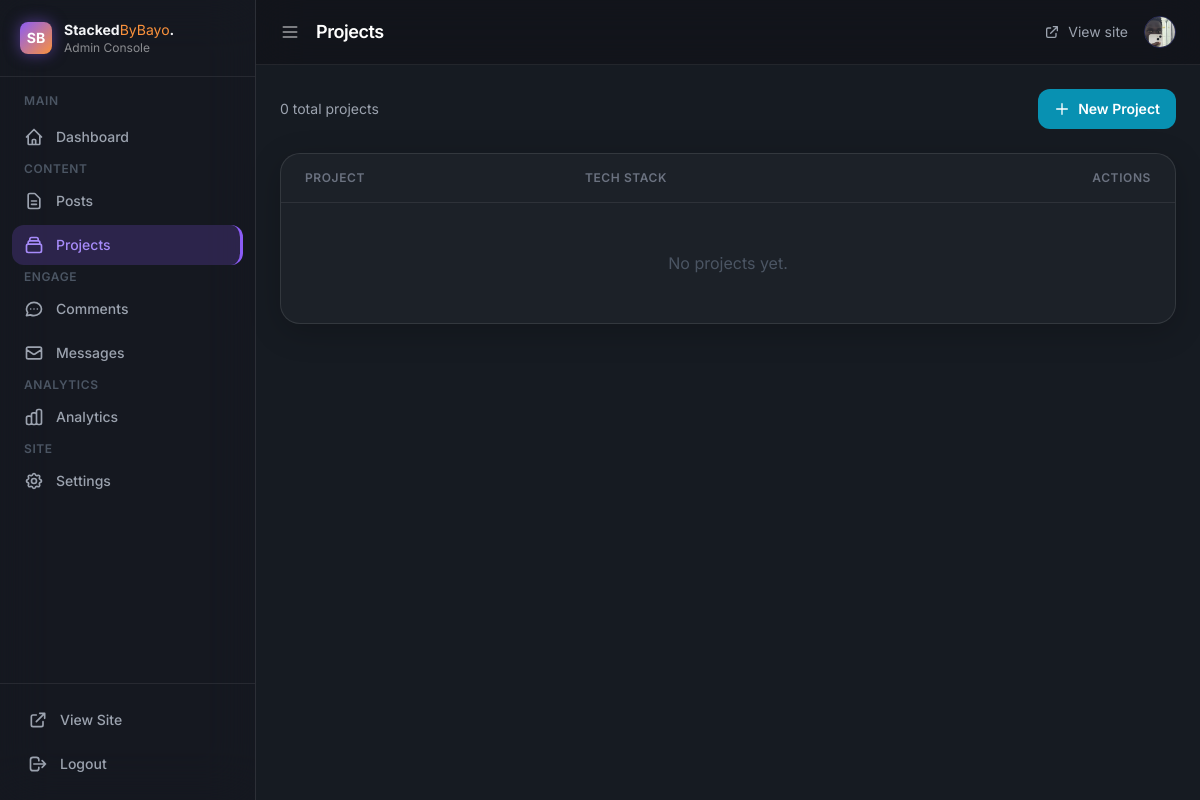
The app's page /admin/projects (signed in), older data.
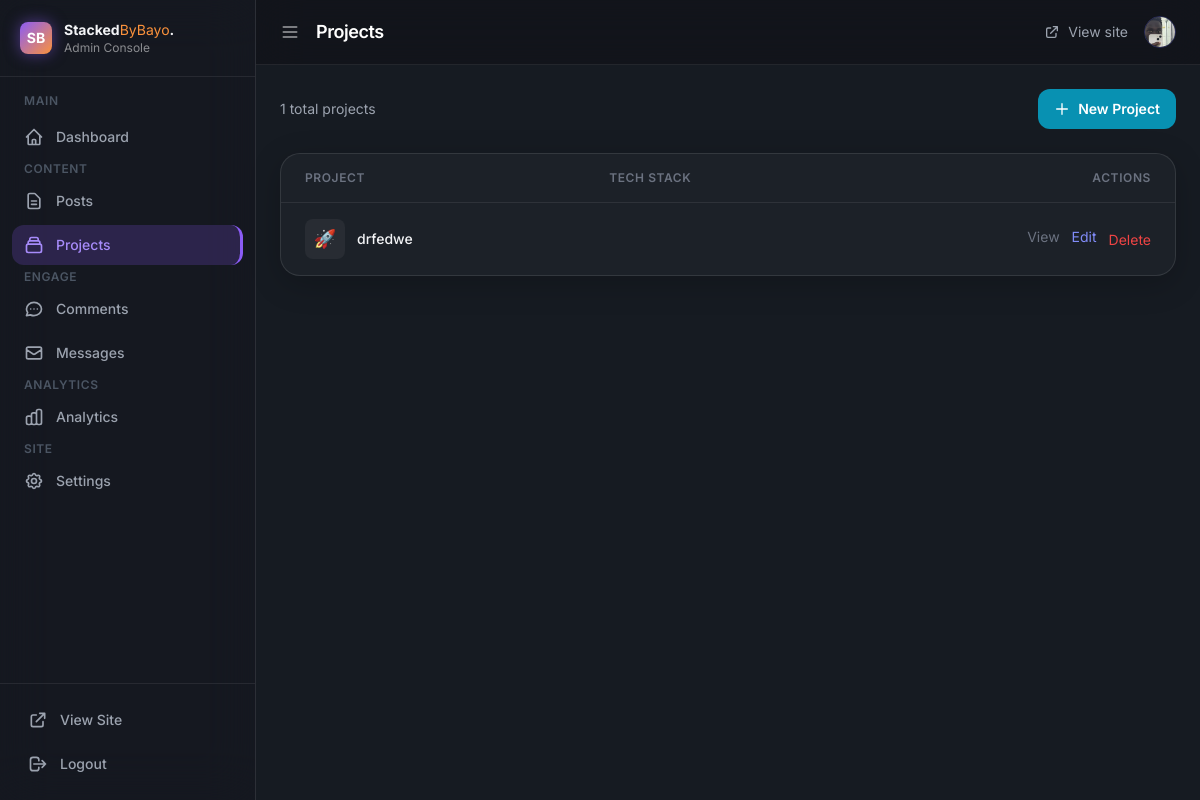
The same page, newer data.
### app/models.py (models this page shows)
class Project(db.Model):
    id = db.Column(db.Integer, primary_key=True)
    title = db.Column(db.String(200), nullable=False)
    description = db.Column(db.Text, nullable=False)
    url = db.Column(db.String(300))
    tech_stack = db.Column(db.String(300))
    image = db.Column(db.String(300))
    comments = db.relationship('Comment', backref='project', lazy=True)

### app/__init__.py (the view)
    @app.route("/admin/projects")
    def admin_projects():
        if not session.get("admin"):
            return redirect(url_for("admin_login"))
        projects = Project.query.all()
        return render_template("admin_projects.html", projects=projects, **admin_context())

### app/templates/admin_projects.html (shortened to what this page needs)
{% extends "admin_base.html" %}
{% block page_title %}Projects{% endblock %}
{% block content %}
    <div class="flex justify-between items-center mb-6">
        <p class="text-gray-400 text-sm">{{ projects|length }} total projects</p>
        <a href="/admin/project/new"
            class="flex items-center gap-2 bg-cyan-600 hover:bg-cyan-500 text-white text-sm font-semibold px-4 py-2.5 rounded-xl transition">
            <svg class="w-4 h-4" fill="none" viewBox="0 0 24 24" stroke="currentColor">
                <path stroke-linecap="round" stroke-linejoin="round" stroke-width="2" d="M12 4v16m8-8H4"/>
            </svg>
            New Project
        </a>
    </div>
    <div class="glass-panel overflow-hidden">
        <table class="w-full">
            <thead>
                <tr class="border-b border-[rgba(255,255,255,0.08)]">
                    <th class="text-left text-xs font-semibold text-gray-500 uppercase tracking-wider px-6 py-4">Project</th>
                    <th class="text-left text-xs font-semibold text-gray-500 uppercase tracking-wider px-6 py-4 hidden md:table-cell">Tech Stack</th>
                    <th class="text-right text-xs font-semibold text-gray-500 uppercase tracking-wider px-6 py-4">Actions</th>
                </tr>
            </thead>
            <tbody class="divide-y divide-[rgba(255,255,255,0.08)]">
                {% for project in projects %}
                <tr class="hover:bg-white/[0.03] transition">
                    <td class="px-6 py-4">
                        <div class="flex items-center gap-3">
                            {% if project.image %}
                            <img src="/static/uploads/{{ project.image }}" class="w-10 h-10 rounded-lg object-cover">
                            {% else %}
                            <div class="w-10 h-10 bg-white/5 rounded-lg flex items-center justify-center text-lg">🚀</div>
                            {% endif %}
                            <p class="font-medium text-sm">{{ project.title }}</p>
                        </div>
                    </td>
                    <td class="px-6 py-4 hidden md:table-cell">
                    </td>
                    <td class="px-6 py-4">
                        <div class="flex justify-end gap-3">
                            <a href="/projects/{{ project.id }}" target="_blank"
                                class="text-gray-500 hover:text-gray-300 text-sm transition">View</a>
                            <a href="/admin/project/{{ project.id }}/edit"
                                class="text-indigo-400 hover:text-indigo-300 text-sm transition">Edit</a>
                            <form method="POST" action="/admin/project/{{ project.id }}/delete" class="inline">
                                <button type="submit" onclick="return confirm('Delete this project?')"
                                    class="text-red-500 hover:text-red-400 text-sm transition">Delete</button>
                            </form>
                        </div>
                    </td>
                </tr>
                {% else %}
                <tr>
                    <td colspan="3" class="px-6 py-12 text-center text-gray-600">No projects yet.</td>
                </tr>
                {% endfor %}
            </tbody>
        </table>
    </div>
{% endblock %}

Row changes from the older to the newer data that the page shows:
added Project: title "drfedwe"
Text that changed along with them:
{{ projects|length }}: "0" → "1"
text no longer shown: "No projects yet."
